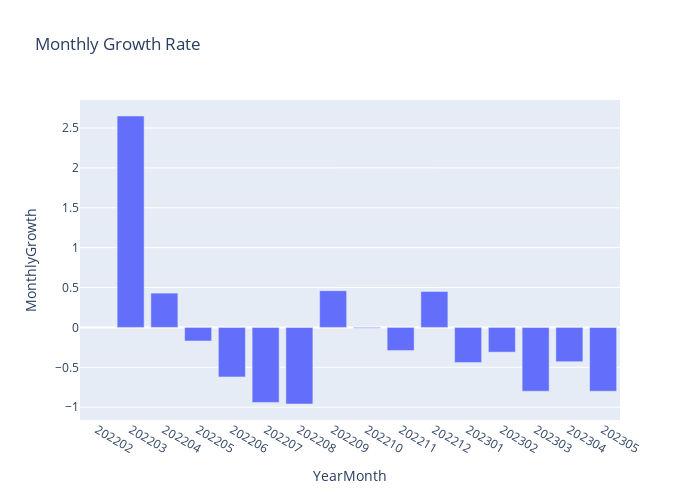

Notebook cell for this chart:
### Code cell
fig = px.bar(data_frame=monthly_revenue, x='YearMonth', y='MonthlyGrowth', title='Monthly Growth Rate', width=700, height=500)
fig.show()

### Figure 1 — Plotly figure (JSON) as saved in the notebook; plotly's stock layout.template omitted (floating-point values rounded to 4 significant figures)
{"data": [{"alignmentgroup": "True", "hovertemplate": "YearMonth=%{x}<br>MonthlyGrowth=%{y}<extra></extra>", "legendgroup": "", "marker": {"color": "#636efa", "pattern": {"shape": ""}}, "name": "", "offsetgroup": "", "orientation": "v", "showlegend": false, "textposition": "auto", "type": "bar", "x": ["202202", "202203", "202204", "202205", "202206", "202207", "202208", "202209", "202210", "202211", "202212", "202301", "202302", "202303", "202304", "202305"], "xaxis": "x", "y": [null, 2.65, 0.43, -0.17, -0.62, -0.94, -0.96, 0.46, -0.01, -0.29, 0.45, -0.44, -0.31, -0.8, -0.43, -0.8], "yaxis": "y"}], "layout": {"barmode": "relative", "height": 500, "legend": {"tracegroupgap": 0}, "title": {"text": "Monthly Growth Rate"}, "width": 700, "xaxis": {"anchor": "y", "domain": [0, 1], "title": {"text": "YearMonth"}}, "yaxis": {"anchor": "x", "domain": [0, 1], "title": {"text": "MonthlyGrowth"}}}}
